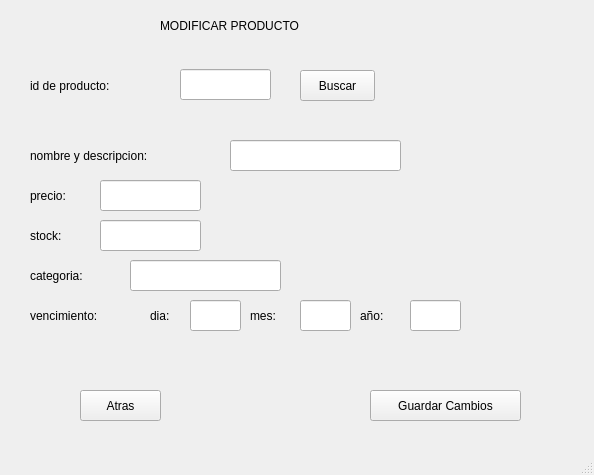
<?xml version="1.0" encoding="UTF-8"?>
<ui version="4.0">
 <class>MainWindow</class>
 <widget class="QMainWindow" name="MainWindow">
  <property name="geometry">
   <rect>
    <x>0</x>
    <y>0</y>
    <width>594</width>
    <height>475</height>
   </rect>
  </property>
  <property name="windowTitle">
   <string>MainWindow</string>
  </property>
  <widget class="QWidget" name="centralwidget">
   <widget class="QLabel" name="titulo">
    <property name="geometry">
     <rect>
      <x>160</x>
      <y>10</y>
      <width>241</width>
      <height>31</height>
     </rect>
    </property>
    <property name="styleSheet">
     <string notr="true">font: 16pt &quot;Arial&quot;;</string>
    </property>
    <property name="text">
     <string>MODIFICAR PRODUCTO</string>
    </property>
   </widget>
   <widget class="QLabel" name="lblid">
    <property name="geometry">
     <rect>
      <x>30</x>
      <y>70</y>
      <width>131</width>
      <height>31</height>
     </rect>
    </property>
    <property name="styleSheet">
     <string notr="true">font: 14pt &quot;Arial&quot;;</string>
    </property>
    <property name="text">
     <string>id de producto: </string>
    </property>
   </widget>
   <widget class="QLineEdit" name="txtid">
    <property name="geometry">
     <rect>
      <x>180</x>
      <y>69</y>
      <width>91</width>
      <height>31</height>
     </rect>
    </property>
    <property name="styleSheet">
     <string notr="true">font: 14pt &quot;Arial&quot;;</string>
    </property>
   </widget>
   <widget class="QLabel" name="lbldescripcion">
    <property name="geometry">
     <rect>
      <x>30</x>
      <y>140</y>
      <width>191</width>
      <height>31</height>
     </rect>
    </property>
    <property name="styleSheet">
     <string notr="true">font: 14pt &quot;Arial&quot;;</string>
    </property>
    <property name="text">
     <string>nombre y descripcion: </string>
    </property>
   </widget>
   <widget class="QLabel" name="lblprecio">
    <property name="geometry">
     <rect>
      <x>30</x>
      <y>180</y>
      <width>61</width>
      <height>31</height>
     </rect>
    </property>
    <property name="styleSheet">
     <string notr="true">font: 14pt &quot;Arial&quot;;</string>
    </property>
    <property name="text">
     <string>precio:</string>
    </property>
   </widget>
   <widget class="QLabel" name="lblstock">
    <property name="geometry">
     <rect>
      <x>30</x>
      <y>220</y>
      <width>61</width>
      <height>31</height>
     </rect>
    </property>
    <property name="styleSheet">
     <string notr="true">font: 14pt &quot;Arial&quot;;</string>
    </property>
    <property name="text">
     <string>stock: </string>
    </property>
   </widget>
   <widget class="QLabel" name="lblcategoria">
    <property name="geometry">
     <rect>
      <x>30</x>
      <y>260</y>
      <width>91</width>
      <height>31</height>
     </rect>
    </property>
    <property name="styleSheet">
     <string notr="true">font: 14pt &quot;Arial&quot;;</string>
    </property>
    <property name="text">
     <string>categoria: </string>
    </property>
   </widget>
   <widget class="QLabel" name="lblvencimiento">
    <property name="geometry">
     <rect>
      <x>30</x>
      <y>300</y>
      <width>111</width>
      <height>31</height>
     </rect>
    </property>
    <property name="styleSheet">
     <string notr="true">font: 14pt &quot;Arial&quot;;</string>
    </property>
    <property name="text">
     <string>vencimiento:</string>
    </property>
   </widget>
   <widget class="QLineEdit" name="txtdescripcion">
    <property name="geometry">
     <rect>
      <x>230</x>
      <y>140</y>
      <width>171</width>
      <height>31</height>
     </rect>
    </property>
    <property name="styleSheet">
     <string notr="true">font: 14pt &quot;Arial&quot;;</string>
    </property>
   </widget>
   <widget class="QLineEdit" name="txtprecio">
    <property name="geometry">
     <rect>
      <x>100</x>
      <y>180</y>
      <width>101</width>
      <height>31</height>
     </rect>
    </property>
    <property name="styleSheet">
     <string notr="true">font: 14pt &quot;Arial&quot;;</string>
    </property>
   </widget>
   <widget class="QLineEdit" name="txtstock">
    <property name="geometry">
     <rect>
      <x>100</x>
      <y>220</y>
      <width>101</width>
      <height>31</height>
     </rect>
    </property>
    <property name="styleSheet">
     <string notr="true">font: 14pt &quot;Arial&quot;;</string>
    </property>
   </widget>
   <widget class="QLineEdit" name="txtcategoria">
    <property name="geometry">
     <rect>
      <x>130</x>
      <y>260</y>
      <width>151</width>
      <height>31</height>
     </rect>
    </property>
    <property name="styleSheet">
     <string notr="true">font: 14pt &quot;Arial&quot;;</string>
    </property>
   </widget>
   <widget class="QLineEdit" name="txtdia">
    <property name="geometry">
     <rect>
      <x>190</x>
      <y>300</y>
      <width>51</width>
      <height>31</height>
     </rect>
    </property>
    <property name="styleSheet">
     <string notr="true">font: 14pt &quot;Arial&quot;;</string>
    </property>
   </widget>
   <widget class="QLineEdit" name="txtmes">
    <property name="geometry">
     <rect>
      <x>300</x>
      <y>300</y>
      <width>51</width>
      <height>31</height>
     </rect>
    </property>
    <property name="styleSheet">
     <string notr="true">font: 14pt &quot;Arial&quot;;</string>
    </property>
   </widget>
   <widget class="QLineEdit" name="txtanio">
    <property name="geometry">
     <rect>
      <x>410</x>
      <y>300</y>
      <width>51</width>
      <height>31</height>
     </rect>
    </property>
    <property name="styleSheet">
     <string notr="true">font: 14pt &quot;Arial&quot;;</string>
    </property>
   </widget>
   <widget class="QLabel" name="lbldia">
    <property name="geometry">
     <rect>
      <x>150</x>
      <y>300</y>
      <width>41</width>
      <height>31</height>
     </rect>
    </property>
    <property name="styleSheet">
     <string notr="true">font: 14pt &quot;Arial&quot;;</string>
    </property>
    <property name="text">
     <string>dia:</string>
    </property>
   </widget>
   <widget class="QLabel" name="lblmes">
    <property name="geometry">
     <rect>
      <x>250</x>
      <y>300</y>
      <width>41</width>
      <height>31</height>
     </rect>
    </property>
    <property name="styleSheet">
     <string notr="true">font: 14pt &quot;Arial&quot;;</string>
    </property>
    <property name="text">
     <string>mes:</string>
    </property>
   </widget>
   <widget class="QLabel" name="lblanio">
    <property name="geometry">
     <rect>
      <x>360</x>
      <y>300</y>
      <width>41</width>
      <height>31</height>
     </rect>
    </property>
    <property name="styleSheet">
     <string notr="true">font: 14pt &quot;Arial&quot;;</string>
    </property>
    <property name="text">
     <string>año: </string>
    </property>
   </widget>
   <widget class="QPushButton" name="btnbuscar">
    <property name="geometry">
     <rect>
      <x>300</x>
      <y>70</y>
      <width>75</width>
      <height>31</height>
     </rect>
    </property>
    <property name="styleSheet">
     <string notr="true">font: 75 14pt &quot;MS Shell Dlg 2&quot;;</string>
    </property>
    <property name="text">
     <string>Buscar</string>
    </property>
   </widget>
   <widget class="QPushButton" name="btnguardar">
    <property name="geometry">
     <rect>
      <x>370</x>
      <y>390</y>
      <width>151</width>
      <height>31</height>
     </rect>
    </property>
    <property name="styleSheet">
     <string notr="true">font: 75 14pt &quot;MS Shell Dlg 2&quot;;</string>
    </property>
    <property name="text">
     <string>Guardar Cambios</string>
    </property>
   </widget>
   <widget class="QPushButton" name="btnatras">
    <property name="geometry">
     <rect>
      <x>80</x>
      <y>390</y>
      <width>81</width>
      <height>31</height>
     </rect>
    </property>
    <property name="styleSheet">
     <string notr="true">font: 75 14pt &quot;MS Shell Dlg 2&quot;;</string>
    </property>
    <property name="text">
     <string>Atras</string>
    </property>
   </widget>
  </widget>
  <widget class="QStatusBar" name="statusbar"/>
 </widget>
 <resources/>
 <connections/>
</ui>
